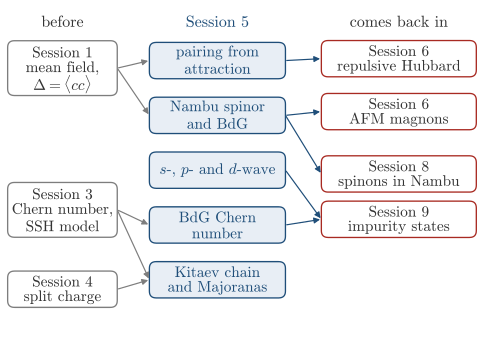

Write Python code to recreate this figure.
"""Session 5, where the session sits in the course, a small concept map.

Built from lecture_notes/WEB_NOTES_CONCEPTS.md and from the index page of the session. The left column holds what
the session takes from before (mean field and the pairing order of Sections 1.12 and 1.15, the Chern number and the
SSH model of Session 3, the fractionalization of Section 4.18), the middle column the concepts that the session
builds, and the right column the sessions where they come back, which are the ones of the box of the index page
(Sections 6.6 and 6.15, Section 8.6, Sections 9.7 and 9.8). The look is the one of figures/session01/session_map.py.
"""
import os, sys
sys.path.insert(0, os.path.join(os.path.dirname(os.path.abspath(__file__)), ".."))
import matplotlib.pyplot as plt
from matplotlib.patches import FancyBboxPatch, FancyArrowPatch
import style

FS = 11.5
style.plt.rcParams['font.size'] = FS          # labels of the arrows too, for a phone
W, H = 12.5, 8.6                                    # in cm, the axes are in cm too
fig = plt.figure(figsize=(W * style.CM, H * style.CM))
ax = fig.add_axes([0, 0, 1, 1])
ax.set_xlim(0, W); ax.set_ylim(0, H); ax.axis('off')

COL = {'before': (0.05, 2.9), 'here': (3.8, 3.6), 'after': (8.35, 4.1)}
HEAD = H - 0.45


def box(col, y, text, kind, h=0.96):
    x0, w = COL[col]
    fc, ec, tc = {'before': ('white', style.MUTED, style.INK),
                  'here': ('#e8eef5', style.ACCENT, style.ACCENT),
                  'after': ('white', style.BROKEN, style.INK)}[kind]
    ax.add_patch(FancyBboxPatch((x0, y - h / 2), w, h, boxstyle='round,pad=0,rounding_size=0.18',
                                fc=fc, ec=ec, lw=1.0))
    ax.text(x0 + w / 2, y, text, ha='center', va='center', fontsize=FS, color=tc, linespacing=1.15)
    return (x0, x0 + w, y)


def edge(a, b, color=style.MUTED):
    ax.add_patch(FancyArrowPatch((a[1], a[2]), (b[0], b[2]), arrowstyle='-|>', mutation_scale=9,
                                 color=color, lw=0.9, shrinkA=1, shrinkB=1))


for col, txt in (('before', 'before'), ('here', 'Session 5'), ('after', 'comes back in')):
    x0, w = COL[col]
    ax.text(x0 + w / 2, HEAD, txt, ha='center', va='center', fontsize=FS + 0.5,
            color=style.ACCENT if col == 'here' else style.INK)

yh = [H - 1.45 - 1.45 * i for i in range(5)]
pair = box('here', yh[0], 'pairing from\nattraction', 'here')
bdg = box('here', yh[1], 'Nambu spinor\nand BdG', 'here')
sym = box('here', yh[2], r'$s$-, $p$- and $d$-wave', 'here')
chern = box('here', yh[3], 'BdG Chern\nnumber', 'here')
maj = box('here', yh[4], 'Kitaev chain\nand Majoranas', 'here')

b1 = box('before', yh[0] - 0.2, 'Session 1\nmean field,\n' + r'$\Delta=\langle cc\rangle$', 'before', h=1.45)
b3 = box('before', yh[3] + 0.4, 'Session 3\nChern number,\nSSH model', 'before', h=1.45)
b4 = box('before', yh[4] - 0.25, 'Session 4\nsplit charge', 'before')

ya = [yh[0] + 0.05, yh[1] + 0.1, yh[2] - 0.1, yh[3] + 0.15]
s6m = box('after', ya[0], 'Session 6\nrepulsive Hubbard', 'after')
s6b = box('after', ya[1], 'Session 6\nAFM magnons', 'after')
s8 = box('after', ya[2], 'Session 8\nspinons in Nambu', 'after')
s9 = box('after', ya[3], 'Session 9\nimpurity states', 'after', h=0.96)

edge(b1, pair); edge(b1, bdg)
edge(b3, chern); edge(b3, maj)
edge(b4, maj)
edge(pair, s6m, style.ACCENT)
edge(bdg, s6b, style.ACCENT)
edge(bdg, s8, style.ACCENT)
edge(sym, s9, style.ACCENT)
edge(chern, s9, style.ACCENT)
style.save(fig, __file__)
